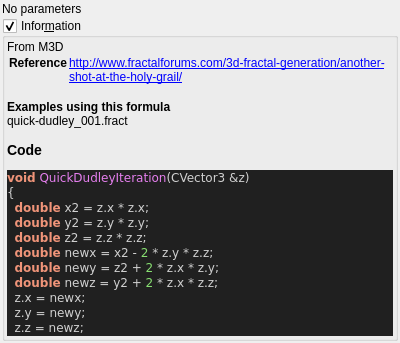
<?xml version="1.0" encoding="UTF-8"?>
<ui version="4.0">
 <class>quickdudley</class>
 <widget class="QWidget" name="Form">
  <property name="geometry">
   <rect>
    <x>0</x>
    <y>0</y>
    <width>400</width>
    <height>300</height>
   </rect>
  </property>
  <property name="windowTitle">
   <string notr="true">quickdudley</string>
  </property>
  <layout class="QVBoxLayout" name="verticalLayout">
   <property name="spacing">
    <number>2</number>
   </property>
   <property name="leftMargin">
    <number>2</number>
   </property>
   <property name="topMargin">
    <number>2</number>
   </property>
   <property name="rightMargin">
    <number>2</number>
   </property>
   <property name="bottomMargin">
    <number>2</number>
   </property>
   <item>
    <widget class="QLabel" name="label">
     <property name="text">
      <string>No parameters</string>
     </property>
    </widget>
   </item>
   <item>
    <widget class="MyGroupBox" name="groupCheck_info">
     <property name="title">
      <string>Infor&amp;mation</string>
     </property>
     <property name="flat">
      <bool>false</bool>
     </property>
     <property name="checkable">
      <bool>true</bool>
     </property>
     <layout class="QVBoxLayout" name="verticalLayout_2">
      <property name="spacing">
       <number>2</number>
      </property>
      <property name="leftMargin">
       <number>2</number>
      </property>
      <property name="topMargin">
       <number>2</number>
      </property>
      <property name="rightMargin">
       <number>2</number>
      </property>
      <property name="bottomMargin">
       <number>2</number>
      </property>
      <item>
       <widget class="QLabel" name="label_code_content">
        <property name="text">
         <string notr="true">&lt;p&gt;From M3D&lt;/p&gt;&lt;table&gt;
&lt;tr&gt;&lt;th&gt;Reference&lt;/th&gt;&lt;td&gt;&lt;a href=&quot;http://www.fractalforums.com/3d-fractal-generation/another-shot-at-the-holy-grail/&quot;&gt;http://www.fractalforums.com/3d-fractal-generation/another-shot-at-the-holy-grail/&lt;br&gt;
&lt;/td&gt;&lt;/tr&gt;
&lt;/table&gt;
&lt;b&gt;Examples using this formula&lt;/b&gt;&lt;br&gt;quick-dudley_001.fract&lt;h3&gt;Code&lt;/h3&gt;
&lt;body style=&quot;background-color:#202020&quot;&gt;
&lt;pre style=&quot;color:#d0d0d0; background-color:#202020;  font-family:'Courier New',monospace;&quot;&gt;&lt;span style=&quot;color:#f09479; font-weight:bold&quot;&gt;void&lt;/span&gt; &lt;span style=&quot;color:#e47eed&quot;&gt;QuickDudleyIteration&lt;/span&gt;&lt;span style=&quot;color:#d0d0d0&quot;&gt;(&lt;/span&gt;CVector3 &lt;span style=&quot;color:#d0d0d0&quot;&gt;&amp;amp;&lt;/span&gt;z&lt;span style=&quot;color:#d0d0d0&quot;&gt;)&lt;/span&gt;
&lt;span style=&quot;color:#d0d0d0&quot;&gt;{&lt;/span&gt;
  &lt;span style=&quot;color:#f09479; font-weight:bold&quot;&gt;double&lt;/span&gt; x2 &lt;span style=&quot;color:#d0d0d0&quot;&gt;=&lt;/span&gt; z&lt;span style=&quot;color:#d0d0d0&quot;&gt;.&lt;/span&gt;x &lt;span style=&quot;color:#d0d0d0&quot;&gt;*&lt;/span&gt; z&lt;span style=&quot;color:#d0d0d0&quot;&gt;.&lt;/span&gt;x&lt;span style=&quot;color:#d0d0d0&quot;&gt;;&lt;/span&gt;
  &lt;span style=&quot;color:#f09479; font-weight:bold&quot;&gt;double&lt;/span&gt; y2 &lt;span style=&quot;color:#d0d0d0&quot;&gt;=&lt;/span&gt; z&lt;span style=&quot;color:#d0d0d0&quot;&gt;.&lt;/span&gt;y &lt;span style=&quot;color:#d0d0d0&quot;&gt;*&lt;/span&gt; z&lt;span style=&quot;color:#d0d0d0&quot;&gt;.&lt;/span&gt;y&lt;span style=&quot;color:#d0d0d0&quot;&gt;;&lt;/span&gt;
  &lt;span style=&quot;color:#f09479; font-weight:bold&quot;&gt;double&lt;/span&gt; z2 &lt;span style=&quot;color:#d0d0d0&quot;&gt;=&lt;/span&gt; z&lt;span style=&quot;color:#d0d0d0&quot;&gt;.&lt;/span&gt;z &lt;span style=&quot;color:#d0d0d0&quot;&gt;*&lt;/span&gt; z&lt;span style=&quot;color:#d0d0d0&quot;&gt;.&lt;/span&gt;z&lt;span style=&quot;color:#d0d0d0&quot;&gt;;&lt;/span&gt;
  &lt;span style=&quot;color:#f09479; font-weight:bold&quot;&gt;double&lt;/span&gt; newx &lt;span style=&quot;color:#d0d0d0&quot;&gt;=&lt;/span&gt; x2 &lt;span style=&quot;color:#d0d0d0&quot;&gt;-&lt;/span&gt; &lt;span style=&quot;color:#87df71&quot;&gt;2&lt;/span&gt; &lt;span style=&quot;color:#d0d0d0&quot;&gt;*&lt;/span&gt; z&lt;span style=&quot;color:#d0d0d0&quot;&gt;.&lt;/span&gt;y &lt;span style=&quot;color:#d0d0d0&quot;&gt;*&lt;/span&gt; z&lt;span style=&quot;color:#d0d0d0&quot;&gt;.&lt;/span&gt;z&lt;span style=&quot;color:#d0d0d0&quot;&gt;;&lt;/span&gt;
  &lt;span style=&quot;color:#f09479; font-weight:bold&quot;&gt;double&lt;/span&gt; newy &lt;span style=&quot;color:#d0d0d0&quot;&gt;=&lt;/span&gt; z2 &lt;span style=&quot;color:#d0d0d0&quot;&gt;+&lt;/span&gt; &lt;span style=&quot;color:#87df71&quot;&gt;2&lt;/span&gt; &lt;span style=&quot;color:#d0d0d0&quot;&gt;*&lt;/span&gt; z&lt;span style=&quot;color:#d0d0d0&quot;&gt;.&lt;/span&gt;x &lt;span style=&quot;color:#d0d0d0&quot;&gt;*&lt;/span&gt; z&lt;span style=&quot;color:#d0d0d0&quot;&gt;.&lt;/span&gt;y&lt;span style=&quot;color:#d0d0d0&quot;&gt;;&lt;/span&gt;
  &lt;span style=&quot;color:#f09479; font-weight:bold&quot;&gt;double&lt;/span&gt; newz &lt;span style=&quot;color:#d0d0d0&quot;&gt;=&lt;/span&gt; y2 &lt;span style=&quot;color:#d0d0d0&quot;&gt;+&lt;/span&gt; &lt;span style=&quot;color:#87df71&quot;&gt;2&lt;/span&gt; &lt;span style=&quot;color:#d0d0d0&quot;&gt;*&lt;/span&gt; z&lt;span style=&quot;color:#d0d0d0&quot;&gt;.&lt;/span&gt;x &lt;span style=&quot;color:#d0d0d0&quot;&gt;*&lt;/span&gt; z&lt;span style=&quot;color:#d0d0d0&quot;&gt;.&lt;/span&gt;z&lt;span style=&quot;color:#d0d0d0&quot;&gt;;&lt;/span&gt;
  z&lt;span style=&quot;color:#d0d0d0&quot;&gt;.&lt;/span&gt;x &lt;span style=&quot;color:#d0d0d0&quot;&gt;=&lt;/span&gt; newx&lt;span style=&quot;color:#d0d0d0&quot;&gt;;&lt;/span&gt;
  z&lt;span style=&quot;color:#d0d0d0&quot;&gt;.&lt;/span&gt;y &lt;span style=&quot;color:#d0d0d0&quot;&gt;=&lt;/span&gt; newy&lt;span style=&quot;color:#d0d0d0&quot;&gt;;&lt;/span&gt;
  z&lt;span style=&quot;color:#d0d0d0&quot;&gt;.&lt;/span&gt;z &lt;span style=&quot;color:#d0d0d0&quot;&gt;=&lt;/span&gt; newz&lt;span style=&quot;color:#d0d0d0&quot;&gt;;&lt;/span&gt;
&lt;span style=&quot;color:#d0d0d0&quot;&gt;}&lt;/span&gt;
&lt;/pre&gt;
&lt;/body&gt;</string>
        </property>
        <property name="wordWrap">
         <bool>true</bool>
        </property>
        <property name="openExternalLinks">
         <bool>true</bool>
        </property>
        <property name="textInteractionFlags">
         <set>Qt::LinksAccessibleByMouse|Qt::TextSelectableByMouse</set>
        </property>
       </widget>
      </item>
     </layout>
    </widget>
   </item>
   <item>
    <spacer name="verticalSpacer">
     <property name="orientation">
      <enum>Qt::Vertical</enum>
     </property>
     <property name="sizeHint" stdset="0">
      <size>
       <width>20</width>
       <height>40</height>
      </size>
     </property>
    </spacer>
   </item>
  </layout>
 </widget>
 <customwidgets>
  <customwidget>
   <class>MyGroupBox</class>
   <extends>QGroupBox</extends>
   <header>my_group_box.h</header>
   <container>1</container>
  </customwidget>
 </customwidgets>
 <resources/>
 <connections/>
</ui>
